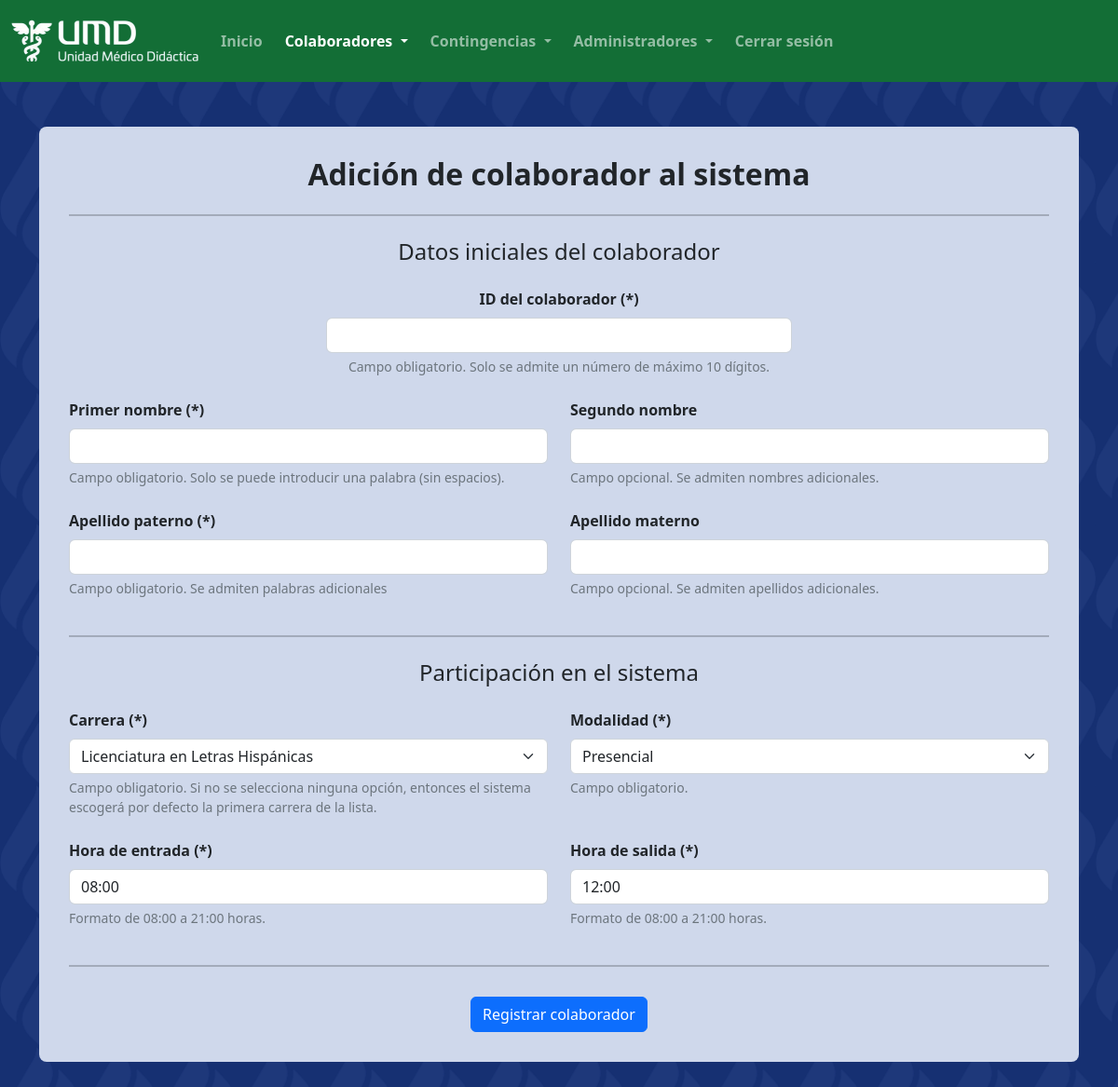
The app's page /administrador/adicion_colaboradores/adicion_colaborador.php (signed in) with its own data.
### tables this page shows
CREATE TABLE `carrera` (
  `ID` int(10) UNSIGNED NOT NULL,
  `nombre` tinytext NOT NULL
);

CREATE TABLE `modalidad_colaborador` (
  `ID` int(10) UNSIGNED NOT NULL,
  `nombre` varchar(45) NOT NULL
);

### administrador/adicion_colaboradores/adicion_colaborador.php (the view, shortened to what this page needs)
<?php
    $conexion_base = new mysqli("localhost", "root", "", "checadorumd");
    $carreras = $conexion_base->query("SELECT * FROM carrera;");
    $modalidades = $conexion_base->query("SELECT * FROM modalidad_colaborador;");
?>
<html lang="es" class="d-none invisible">
    <head>
        <link rel="stylesheet" href="../../css/desplazamiento_instantaneo.css">
        <link rel="stylesheet" href="../../css/clases_globales.css">
        <link rel="stylesheet" href="../../css/estilos_administradores.css">
        <link rel="stylesheet" href="https://cdn.jsdelivr.net/npm/bootstrap-icons@1.9.1/font/bootstrap-icons.css">
        <link href="https://cdn.jsdelivr.net/npm/bootstrap@5.2.0/dist/css/bootstrap.min.css" rel="stylesheet">
        <link rel="stylesheet" href="../../css/dselect.min.css">
    </head>
    <body class="fondo-pantone-azul-oscuro">
        <?php
            include("../componentes_paginas/barra_navegacion.php");
        ?>
        <div class="mx-2 mx-md-0">
            <div class="container-xl my-5">
                <div class="jumbotron fondo-pantone-azul-claro">
                    <h1 class="fs-2 fw-semibold text-center">
                        Adición de colaborador al sistema
                    </h1>
                    <hr class="my-4 border border-1 border-dark">
                    <form method="POST" action="procesar_adicion_colaborador.php"
                    class="mb-0" id="registro-colaborador">
                        <div class="row mb-2">
                            <div class="col-12 text-center mb-4">
                                <h4 class="mb-0"> Datos iniciales del colaborador </h4>
                            </div>
                            <div class="col-12 mb-4 texto-colaborador">
                                <label for="ID-colaborador" class="form-label fw-semibold"> ID del colaborador (*) </label>
                                <input type="text" class="form-control recuadro-ID" id="ID-colaborador"
                                onchange="verificarColaborador(document.getElementById('ID-colaborador').value, 'ID-colaborador', 1)"
                                autocomplete="OFF" autofocus="ON" required name="ID-colaborador" pattern="[0-9]{1,10}">
                                <div class="form-text"> Campo obligatorio. Solo se admite un número de máximo 10 dígitos. </div>
                            </div>
                            <div class="col-12 col-md-6 mb-4">
                                <label for="primer-nombre" class="form-label fw-semibold"> Primer nombre (*) </label>
                                <input type="text" class="form-control mayusculas-iniciales" id="primer-nombre"
                                autocomplete="OFF" required name="primer-nombre" pattern="^[a-zA-ZÁÉÍÓÚáéíóúñÑ]{1,}$">
                                <div class="form-text"> Campo obligatorio. Solo se puede introducir una palabra (sin espacios). </div>
                            </div>
                            <div class="col-12 col-md-6 mb-4">
                                <label for="segundo-nombre" class="form-label fw-semibold"> Segundo nombre </label>
                                <input type="text" class="form-control mayusculas-iniciales" id="segundo-nombre"
                                autocomplete="OFF" name="segundo-nombre" pattern="^[a-zA-ZÁÉÍÓÚáéíóúñÑ ]{1,}$">
                                <div class="form-text"> Campo opcional. Se admiten nombres adicionales. </div>
                            </div>
                            <div class="col-12 col-md-6 mb-4 mb-md-0">
                                <label for="primer-apellido" class="form-label fw-semibold"> Apellido paterno (*) </label>
                                <input type="text" class="form-control mayusculas-iniciales" id="primer-apellido"
                                autocomplete="OFF" required name="primer-apellido" pattern="^[a-zA-ZÁÉÍÓÚáéíóúñÑ ]{1,}$">
                                <div class="form-text"> Campo obligatorio. Se admiten palabras adicionales</div>
                            </div>
                            <div class="col-12 col-md-6">
                                <label for="segundo-apellido" class="form-label fw-semibold"> Apellido materno </label>
                                <input type="text" class="form-control mayusculas-iniciales" id="segundo-apellido"
                                autocomplete="OFF" name="segundo-apellido" pattern="^[a-zA-ZÁÉÍÓÚáéíóúñÑ ]{1,}$">
                                <div class="form-text"> Campo opcional. Se admiten apellidos adicionales. </div>
                            </div>
                            <div class="col-12 my-4">
                                <hr class="mb-0 border border-1 border-dark">
                            </div>
                            <div class="col-12 text-center mb-4">
                                <h4 class="mb-0"> Participación en el sistema </h4>
                            </div>
                            <div class="col-12 col-md-6 mb-4">
                                <label for="carreras" class="form-label fw-semibold"> Carrera (*) </label>
                                <select class="form-select" name="carrera" id="carreras" required>
                                    <?php
                                        if(isset($carreras) && $carreras->num_rows > 0) {
                                            while($carrera = $carreras->fetch_row()) {
                                                echo "<option value='" . $carrera[0]. "'> " . $carrera[1] . " </option> ";
                                            }
                                        }
                                    ?>
                                </select>
                                <div class="form-text">
                                    Campo obligatorio. Si no se selecciona ninguna opción, entonces
                                    el sistema escogerá por defecto la primera carrera de la lista.
                                </div>
                            </div>
                            <div class="col-12 col-md-6 mb-4">
                                <label for="modalidades" class="form-label fw-semibold"> Modalidad (*) </label>
                                <select class="form-select" name="modalidad" id="modalidades">
                                    <?php
                                        if(isset($modalidades) && $modalidades->num_rows > 0) {
                                            while($modalidad = $modalidades->fetch_row()) {
                                                echo "<option value='" . $modalidad[0]. "'> " . $modalidad[1] . " </option> ";
                                            }
                                        }
                                    ?>
                                </select>
                                <div class="form-text">
                                    Campo obligatorio.
                                </div>
                            </div>
                            <div class="col-12 col-md-6 mb-4 mb-md-0">
                                <label for="hora-entrada" class="form-label fw-semibold"> Hora de entrada (*) </label>
                                <input type="text" class="form-control mayusculas-iniciales" id="hora-entrada"
                                autocomplete="OFF" required name="hora-entrada" placeholder="08:00" value="08:00"
                                pattern="^((0[8-9]|1[0-9]|2[0]):[0-5][0-9])|21:00$"
                                oninput="verificarRangosHoras('hora-entrada', 'hora-salida')">
                                <div class="form-text">
                                    Formato de 08:00 a 21:00 horas.
                                </div>
                            </div>
                            <div class="col-12 col-md-6">
                                <label for="hora-salida" class="form-label fw-semibold"> Hora de salida (*) </label>
                                <input type="text" class="form-control mayusculas-iniciales" id="hora-salida"
                                autocomplete="OFF" required name="hora-salida" placeholder="12:00" value="12:00"
                                pattern="^((0[8-9]|1[0-9]|2[0]):[0-5][0-9])|21:00$"
                                oninput="verificarRangosHoras('hora-entrada', 'hora-salida')">
                                <div class="form-text">
                                    Formato de 08:00 a 21:00 horas.
                                </div>
                            </div>
                            <div class="col-12 my-4">
                                <hr class="mb-0 border border-1 border-dark">
                            </div>
                        </div>
                        <div class="text-center">
                            <button class="btn btn-primary">
                                Registrar colaborador
                            </button>
                        </div>
                    </form>
                </div>
            </div>
        </div>
    </body>
</html>

### css/desplazamiento_instantaneo.css (style rules this page uses)
html { scroll-behavior: auto !important; }

### css/clases_globales.css (style rules this page uses)
body { background-image: url("../img/iconouaa.png"); background-repeat: repeat; background-size: clamp(50px, 7vw, 300px); scroll-behavior: auto !important; }
.fondo-pantone-azul-claro { background-color: rgb(207, 216, 235); }
.fondo-pantone-azul-oscuro { background-color: rgb(22, 48, 114); }

### css/estilos_administradores.css (style rules this page uses)
.jumbotron { padding: 2rem; margin-bottom: 2rem; border-radius: .5rem; }
.mayusculas-iniciales { text-transform: lowercase; }
.mayusculas-iniciales::first-line { text-transform: capitalize; }
.recuadro-ID { max-width: min(100%, 700px); }
@media screen and (min-width: 768px) { .recuadro-ID { margin: auto auto; text-align: center; max-width: 500px; } }
@media screen and (min-width: 768px) { .texto-colaborador { text-align: center; } }

### records on screen
carrera: nombre "Licenciatura en Letras Hispánicas"
modalidad_colaborador: nombre "Presencial"
